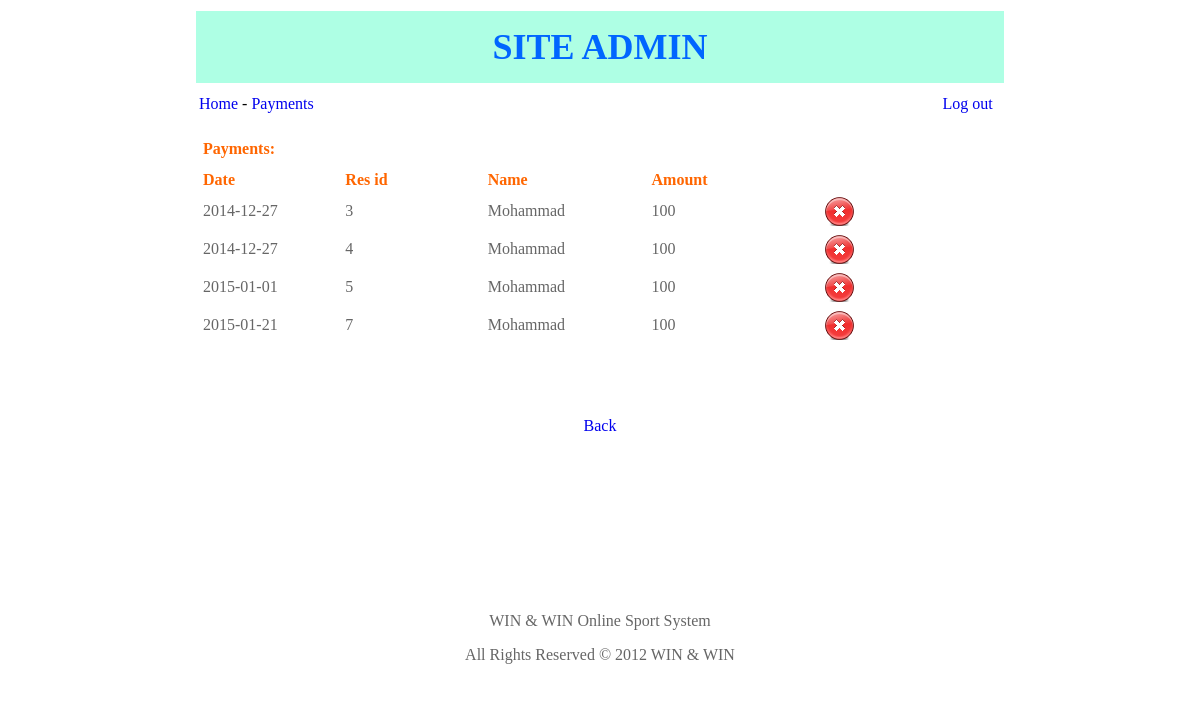
The app's page /admin/payments.php (signed in) with its own data.
### tables this page shows
CREATE TABLE `payments` (
  `id` int(11) NOT NULL auto_increment,
  `pay_date` date NOT NULL,
  `resid` int(11) NOT NULL,
  `uid` int(11) NOT NULL,
  `total` varchar(45) NOT NULL,
  PRIMARY KEY  (`id`)
);

CREATE TABLE `member` (
  `id` int(10) unsigned NOT NULL auto_increment,
  `name` varchar(45) NOT NULL,
  `gender` varchar(45) NOT NULL,
  `mobile` varchar(45) NOT NULL,
  `email` varchar(45) NOT NULL,
  `password` varchar(45) NOT NULL,
  `reg_date` varchar(45) NOT NULL,
  PRIMARY KEY  (`id`)
);

### admin/payments.php (the view, shortened to what this page needs)
<!DOCTYPE HTML PUBLIC "-//W3C//DTD HTML 4.01 Transitional//EN" "http://www.w3.org/TR/html4/loose.dtd">
<html>
<head>
<meta http-equiv="Content-Type" content="text/html; charset=iso-8859-1"></head>
<body>
<table width="814" height="171" border="0" align="center" cellpadding="3" cellspacing="3" bordercolor="#CCCCCC" bgcolor="#FFFFFF">
      <tr>
        <td height="66" colspan="2" valign="middle" bgcolor="#AEFFE4"><div align="center" class="style1 style2">SITE ADMIN </div></td>
      </tr>
	   <tr>
	     <td width="92%" height="30" valign="middle" bgcolor="#FFFFFF"><a href="home.php">Home</a> - <a href="payments.php">Payments</a> </td>
         <td width="8%" valign="middle" bgcolor="#FFFFFF"><a href="logout.php">Log out</a> </td>
  </tr>
	   <tr>
        <td height="30" colspan="2" valign="middle" bgcolor="#FFFFFF"><div align="center" class="style3">
          <table width="100%" border="0" cellpadding="2" cellspacing="2" bordercolor="#CCCCCC">
            <tr>
              <td height="33" colspan="10" class="page_heading"><div align="left" class="style4">Payments:</div></td>
            </tr>
            <tr>
              <td width="13%" class="style4"><div align="left">Date</div></td>
              <td width="13%" class="style4"><div align="left">Res id </div></td>
              <td width="15%" class="style4"><div align="left"> Name </div></td>
              <td width="12%" class="style4"><div align="left">Amount</div></td>
              <td width="11%" class="style4"><div align="left"></div></td>
              <td width="9%" class="style4">&nbsp;</td>
            </tr>
            <?
					$query = "SELECT * FROM payments";
					$result = mysql_query($query);
					while($rowApps1 = mysql_fetch_object($result))
					{
						$id    		 	 = $rowApps1->id;
						$pay_date    	     = $rowApps1->pay_date;
						$resid   		 = $rowApps1->resid;
						$uid		  	 = $rowApps1->uid;
						$total	    	 = $rowApps1->total;
			$data = mysql_fetch_array(mysql_query("select name from member where id = '$uid' "));
			$mname = $data[0];
	 		?>
            <tr>
              <td><div align="left"><? echo $pay_date;?></div></td>
              <td><div align="left"><? echo $resid;?></div></td>
              <td><div align="left"><? echo $mname;?></div></td>
              <td><div align="left"><? echo $total;?></div></td>
              <td><div align="center"><? echo '<a href="payments.php?id='.$id.'"onClick=\'return confirm("Are you sure?")\'><img src="images/del.png" width="32" height="32" border="0" alt=" delete " /></a>'; ?></div></td>
            </tr>
            <?
}
?>
            <tr>
              <td colspan="10"><p>&nbsp;</p>
                  <p align="center"><a href="#"></a></p></td>
            </tr>
          </table>
          <p><a href="home.php">Back</a></p>
          <p>&nbsp;</p>
          <p>&nbsp;</p>
          <p>&nbsp;</p>
          <p>&nbsp;</p>
        </div></td>
      </tr>
      <tr>
        <td height="30" colspan="2" valign="middle" bgcolor="#FFFFFF"><div align="center" class="style3">
          <p>WIN &amp; WIN  Online Sport System</p>
          <p> All Rights Reserved &copy; 2012 WIN &amp; WIN</p>
        </div></td>
      </tr>
</table>
</body>
</html>

### admin/payments.php (style rules this page uses)
.style2 { font-family: "Times New Roman", Times, serif }
.style3 { color: #666666 }
.style4 { color: #FF6600; font-weight: bold; }
a:link { text-decoration: none; }

### records on screen
payments: pay_date "2014-12-27", resid "3", member.name "Mohammad", total "100"
payments: pay_date "2014-12-27", resid "4", member.name "Mohammad", total "100"
payments: pay_date "2015-01-01", resid "5", member.name "Mohammad", total "100"
payments: pay_date "2015-01-21", resid "7", member.name "Mohammad", total "100"
